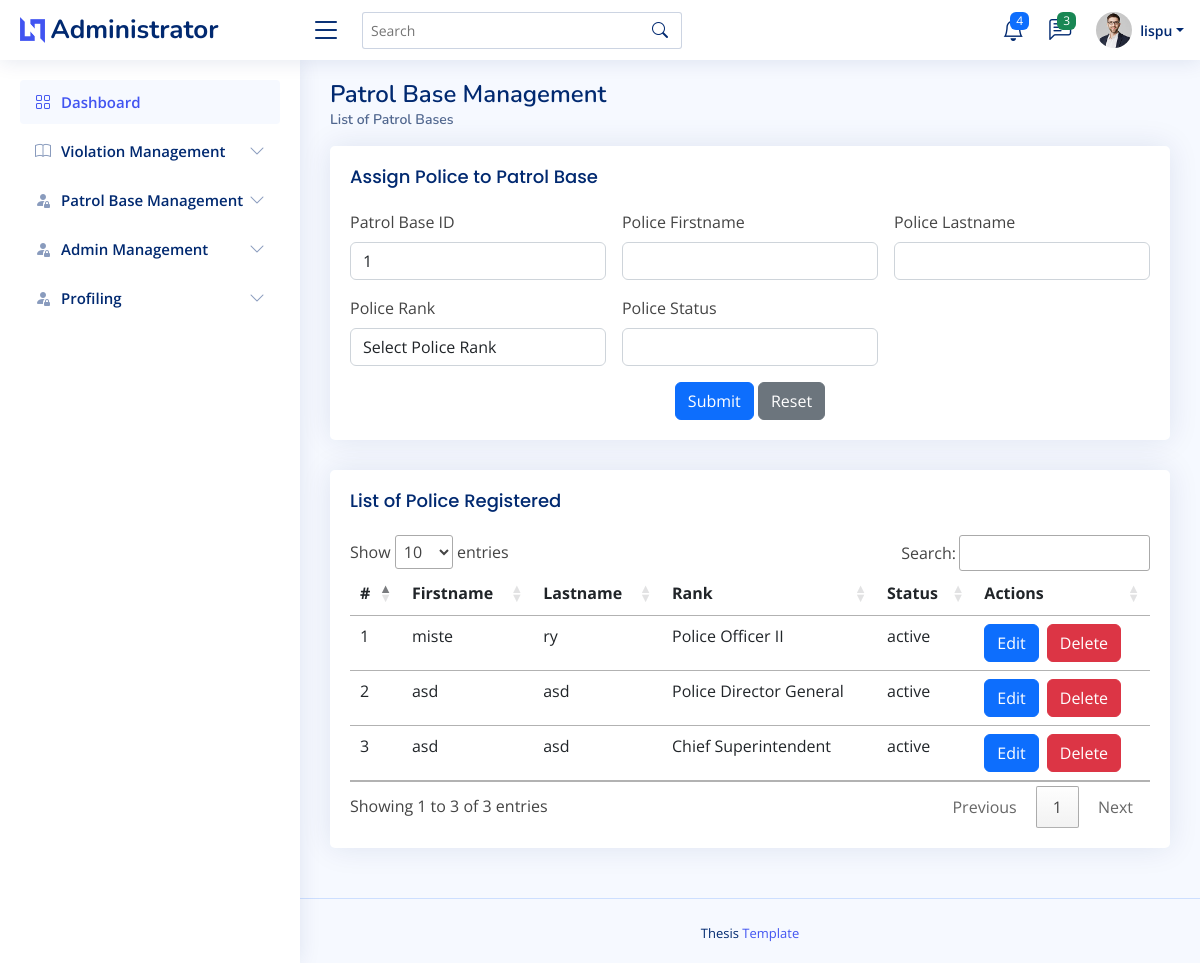
Page /admin/assign_police_patrol_page.php?patrol_id=1 (signed in) on the committed database.
### tables this page shows
CREATE TABLE `patrolbase_assign_tbl`  (
  `assign_id` int NOT NULL AUTO_INCREMENT,
  `patrolbase_id` int NULL DEFAULT NULL,
  `police_firstname` varchar(255) NULL DEFAULT NULL,
  `police_lastname` varchar(255) NULL DEFAULT NULL,
  `rank` varchar(255) NULL DEFAULT NULL,
  `date_register` date NULL DEFAULT current_timestamp,
  `status` varchar(255) NULL DEFAULT NULL,
  `username` varchar(255) NULL DEFAULT NULL,
  `password` varchar(255) NULL DEFAULT NULL,
  PRIMARY KEY (`assign_id`) USING BTREE
);

### admin/assign_police_patrol_page.php (the view, shortened to what this page needs)
<?php
    include("admin_header.php");
?>
<body>
    <?php
        include("admin_topnav.php");
        include("admin_sidenav.php");
        $patrol_id = isset($_GET['patrol_id']) ? $_GET['patrol_id'] : '';
    ?>
    <main id="main" class="main">
        <div class="pagetitle">
            <h1>Patrol Base Management</h1>
            <nav>
                <ol class="breadcrumb">
                    <li class="breadcrumb-item active">List of Patrol Bases</li>
                </ol>
            </nav>
        </div>
        <section class="section">
            <div class="row">
                <div class="col-lg-12">
                    <div class="card">
                        <div class="card-body">
                            <h5 class="card-title">Assign Police to Patrol Base</h5>
                            <form class="row g-3" action="process/assign_police_patrolbase.php" method="POST">
                                <div class="col-md-4">
                                    <label for="patrol_base_id" class="form-label">Patrol Base ID</label>
                                    <input type="text" class="form-control" id="patrol_base_id" value="<?php echo htmlspecialchars($patrol_id); ?>" name="patrol_id" required>
                                </div>
                                <div class="col-md-4">
                                    <label for="police_firstname" class="form-label">Police Firstname</label>
                                    <input type="text" class="form-control" id="police_firstname" name="police_firstname" required>
                                </div>
                                <div class="col-md-4">
                                    <label for="police_lastname" class="form-label">Police Lastname</label>
                                    <input type="text" class="form-control" id="police_lastname" name="police_lastname" required>
                                </div>
                                <div class="col-md-4">
                                    <label for="police_rank" class="form-label">Police Rank</label>
                                    <select class="form-control" id="police_rank" name="rank" required>
                                        <option value="" disabled selected>Select Police Rank</option>
                                    </select>
                                </div>
                                <div class="col-md-4">
                                    <label for="police_status" class="form-label">Police Status</label>
                                    <input type="text" class="form-control" id="police_status" name="status" required>
                                </div>
                                <div class="text-center">
                                    <button type="submit" class="btn btn-primary">Submit</button>
                                    <button type="reset" class="btn btn-secondary">Reset</button>
                                </div>
                            </form>
                        </div>
                    </div>
                </div>
                <div class="col-lg-12">
                    <div class="card">
                        <div class="card-body">
                            <h5 class="card-title">List of Police Registered</h5>
                            <table class="table table-hover" id="patrol_base_datatable">
                                <thead>
                                    <tr>
                                        <th scope="col">#</th>
                                        <th scope="col">Firstname</th>
                                        <th scope="col">Lastname</th>
                                        <th scope="col">Rank</th>
                                        <th scope="col">Status</th>
                                        <th scope="col">Actions</th>
                                    </tr>
                                </thead>
                                <tbody>
                                    <?php
                                        $stmt = $connection->prepare("SELECT * FROM patrolbase_assign_tbl WHERE patrolbase_id = ?");
                                        $stmt->bind_param("i", $patrol_id);
                                        $stmt->execute();
                                        $result = $stmt->get_result();
                                        $count = 1;
                                        while($row = $result->fetch_assoc()) {
                                            echo "<tr>";
                                            echo "<td>".$count."</td>";
                                            echo "<td>".$row['police_firstname']."</td>";
                                            echo "<td>".$row['police_lastname']."</td>";
                                            echo "<td>".$row['rank']."</td>";
                                            echo "<td>".$row['status']."</td>";
                                            echo "<td>
                                            <div class='d-flex'>
                                                <button data-bs-toggle='modal' data-bs-target='#edit_police" . htmlspecialchars($row['assign_id']) . "' class='btn btn-primary btn-md'>Edit</button>
                                                <span class='mx-1'></span>
                                                <a data-bs-toggle='modal' data-bs-target='#delete_police" . htmlspecialchars($row['assign_id']) . "' class='btn btn-danger btn-md'>Delete</a>
                                            </div>
                                        </td>";
                                            echo "</tr>";
                                            $count++;
                                        }
                                    ?>
                                </tbody>
                            </table>
                        </div>
                    </div>
                </div>
            </div>
        </section>
    </main>
    <?php
        include("admin_footer.php");
    ?>
</body>
</html>

### assets/css/style.css (style rules this page uses)
:root { scroll-behavior: smooth; }
body { font-family: "Open Sans", sans-serif; background: #f6f9ff; color: #444444; }
a { color: #4154f1; text-decoration: none; }
h1, h2, h3, h4, h5, h6 { font-family: "Nunito", sans-serif; }
#main { margin-top: 60px; padding: 20px 30px; transition: all 0.3s; }
.pagetitle { margin-bottom: 10px; }
.pagetitle h1 { font-size: 24px; margin-bottom: 0; font-weight: 600; color: #012970; }
.card { margin-bottom: 30px; border: none; border-radius: 5px; box-shadow: 0px 0 30px rgba(1, 41, 112, 0.1); }
.card-title { padding: 20px 0 15px 0; font-size: 18px; font-weight: 500; color: #012970; font-family: "Poppins", sans-serif; }
.card-body { padding: 0 20px 20px 20px; }
.breadcrumb { font-size: 14px; font-family: "Nunito", sans-serif; color: #899bbd; font-weight: 600; }
.breadcrumb .breadcrumb-item::before { color: #899bbd; }
.breadcrumb .active { color: #51678f; font-weight: 600; }
@media (min-width: 1200px) { #main, #footer { margin-left: 300px; } }

### rows in the picture
patrolbase_assign_tbl: police_firstname "miste", police_lastname "ry", rank "Police Officer II", status "active"
patrolbase_assign_tbl: police_firstname "asd", police_lastname "asd", rank "Police Director General", status "active"
patrolbase_assign_tbl: police_firstname "asd", police_lastname "asd", rank "Chief Superintendent", status "active"

### other values in the picture
$_SESSION['username'] "lispu"
